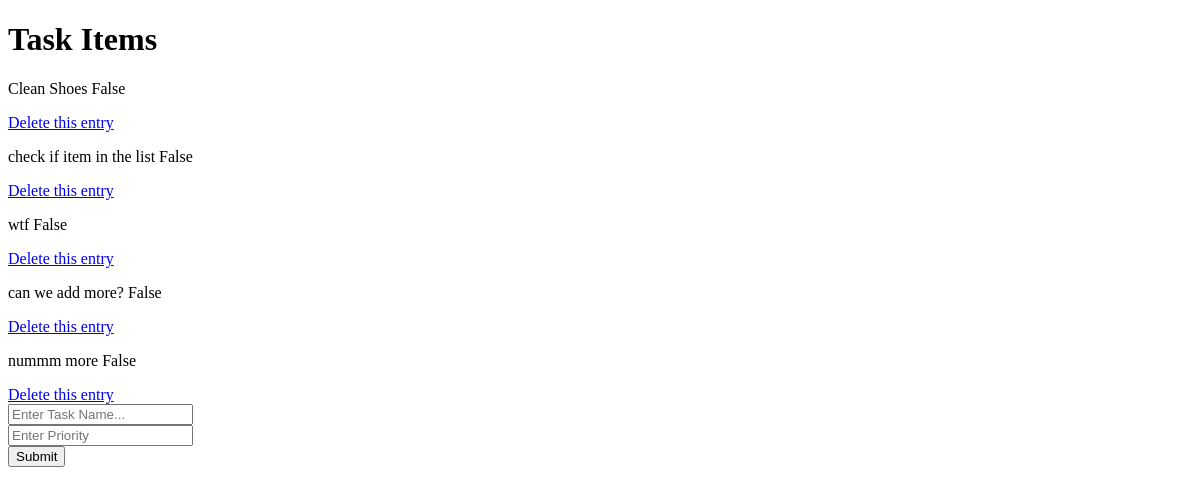
Before: / with the older database file.
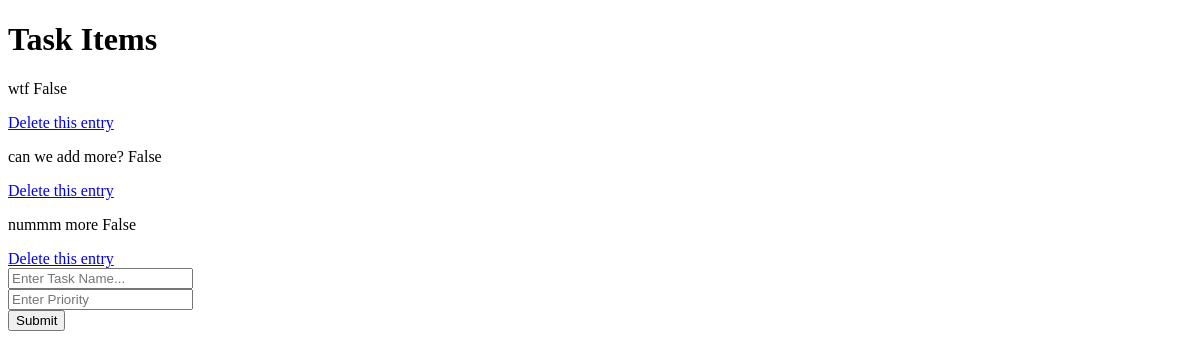
After: the same page with the newer database file.
### task_management_app/models.py (models this page shows)
class TaskDb(models.Model):
    task = models.CharField(max_length=30)
    priority = models.CharField(max_length=30)
    completed = models.BooleanField(default=False)
    time_date = models.DateTimeField(default=timezone.now)
    def __str__(self):
        return "%s %s"%(self.task, self.completed)

### task_management_app/views.py (the view)
# urls.py: 2. Add a URL to urlpatterns:  path('', views.home, name='home')
def home(request):
    if request.method == 'POST':
        form = TaskForm(request.POST or None)
        if form.is_valid():
            form.save()
            all_items = TaskDb.objects.all()
            messages.success(request, ('New Item Added'))
            return render(request, 'index.html', {'all_items':all_items})
    else:
        all_items = TaskDb.objects.all()
        return render(request, 'index.html', {'all_items':all_items})

### task_management_app/templates/index.html (shortened to what this page needs)
<!DOCTYPE html>
<html lang="en">
<head>
</head>
<body>
    <h1>Task Items</h1>
    {% for task in all_items %}
        <p>{{task}}</p><a href="{% url 'delete' task.id %}">Delete this entry</a>
    {% endfor %}
    <form action="{% url 'home' %}" method="post">
        <input type="text" name="task" placeholder="Enter Task Name..."><br>
        <input type="text" name="priority" placeholder="Enter Priority"><br>
        <input type="submit" value="Submit"><br>
    </form>
</body>
</html>

Changed rows visible on the page:
removed TaskDb: task+completed "Clean Shoes False"
removed TaskDb: task+completed "check if item in the list False"
